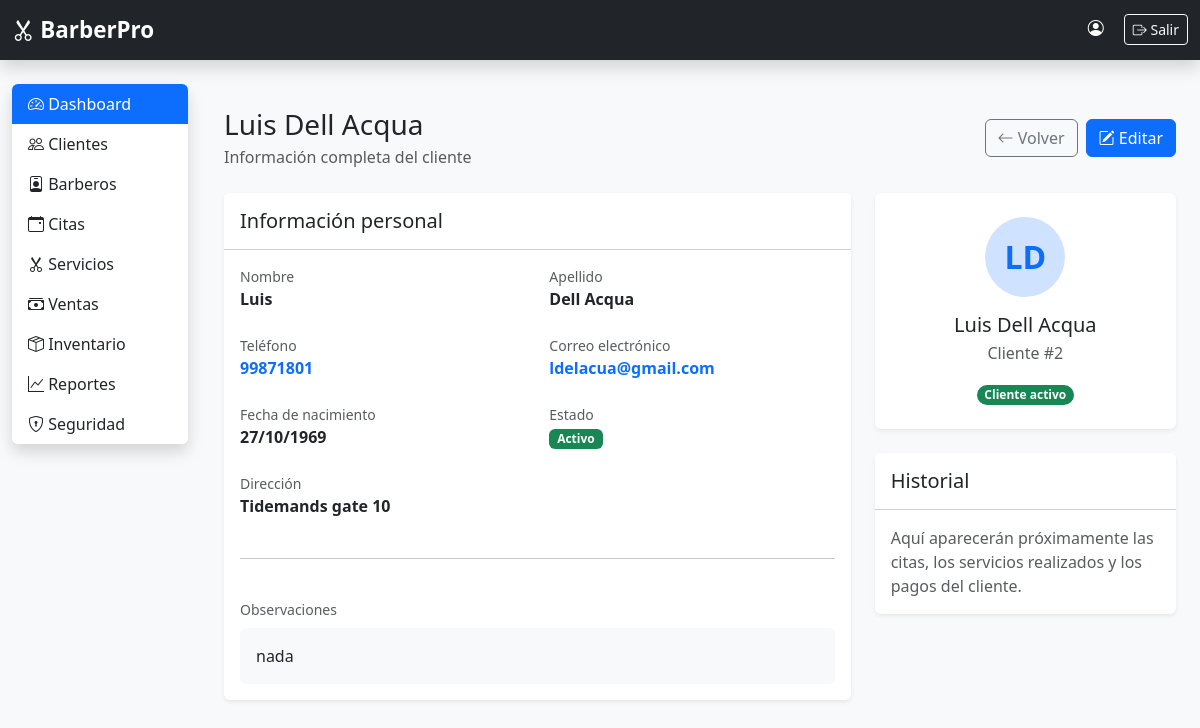
/clientes/2/ (signed in), run on the app's committed database.
### clientes/models.py (models this page shows, shortened)
class Cliente(models.Model):
    nombre = models.CharField(max_length=100)
    apellido = models.CharField(max_length=100)
    telefono = models.CharField(max_length=20)
    email = models.EmailField(
        blank=True,
        null=True,
        verbose_name="Correo electrónico"
    )
    direccion = models.CharField(
        max_length=250,
        blank=True
    )
    fecha_nacimiento = models.DateField(
        blank=True,
        null=True
    )
    fecha_registro = models.DateTimeField(
        auto_now_add=True
    )
    observaciones = models.TextField(
        blank=True
    )
    activo = models.BooleanField(
        default=True
    )
    class Meta:
        ordering = ["nombre", "apellido"]
        verbose_name = "Cliente"
        verbose_name_plural = "Clientes"

### clientes/views.py (the view)
# urls.py: path("<int:pk>/", views.detalle_cliente, name="detalle_cliente"),
@login_required
def detalle_cliente(request, pk):
    cliente = get_object_or_404(Cliente, pk=pk)
    return render(
        request,
        "clientes/detalle.html",
        {
            "cliente": cliente,
        },
    )

### clientes/templates/clientes/detalle.html (shortened to what this page needs)
{% extends "base.html" %}
{% block content %}
<div class="container-fluid py-4">
    <div class="d-flex flex-column flex-md-row justify-content-between align-items-md-center gap-3 mb-4">
        <div>
            <h1 class="h3 mb-1">
                {{ cliente.nombre }} {{ cliente.apellido }}
            </h1>
            <p class="text-muted mb-0">
                Información completa del cliente
            </p>
        </div>
        <div class="d-flex gap-2">
            <a
                href="{% url 'clientes:lista_clientes' %}"
                class="btn btn-outline-secondary"
            >
                <i class="bi bi-arrow-left"></i>
                Volver
            </a>
            <a
                href="{% url 'clientes:editar_cliente' cliente.pk %}"
                class="btn btn-primary"
            >
                <i class="bi bi-pencil-square"></i>
                Editar
            </a>
        </div>
    </div>
    <div class="row g-4">
        <div class="col-lg-8">
            <div class="card shadow-sm border-0 h-100">
                <div class="card-header bg-white py-3">
                    <h2 class="h5 mb-0">
                        Información personal
                    </h2>
                </div>
                <div class="card-body">
                    <div class="row g-4">
                        <div class="col-md-6">
                            <small class="text-muted d-block">
                                Nombre
                            </small>
                            <span class="fw-semibold">
                                {{ cliente.nombre|default:"No registrado" }}
                            </span>
                        </div>
                        <div class="col-md-6">
                            <small class="text-muted d-block">
                                Apellido
                            </small>
                            <span class="fw-semibold">
                                {{ cliente.apellido|default:"No registrado" }}
                            </span>
                        </div>
                        <div class="col-md-6">
                            <small class="text-muted d-block">
                                Teléfono
                            </small>
                            {% if cliente.telefono %}
                                <a
                                    href="tel:{{ cliente.telefono }}"
                                    class="text-decoration-none fw-semibold"
                                >
                                    {{ cliente.telefono }}
                                </a>
                            {% else %}
                                <span class="text-muted">No registrado</span>
                            {% endif %}
                        </div>
                        <div class="col-md-6">
                            <small class="text-muted d-block">
                                Correo electrónico
                            </small>
                            {% if cliente.email %}
                                <a
                                    href="mailto:{{ cliente.email }}"
                                    class="text-decoration-none fw-semibold"
                                >
                                    {{ cliente.email }}
                                </a>
                            {% else %}
                                <span class="text-muted">No registrado</span>
                            {% endif %}
                        </div>
                        <div class="col-md-6">
                            <small class="text-muted d-block">
                                Fecha de nacimiento
                            </small>
                            {% if cliente.fecha_nacimiento %}
                                <span class="fw-semibold">
                                    {{ cliente.fecha_nacimiento|date:"d/m/Y" }}
                                </span>
                            {% else %}
                                <span class="text-muted">No registrada</span>
                            {% endif %}
                        </div>
                        <div class="col-md-6">
                            <small class="text-muted d-block">
                                Estado
                            </small>
                            {% if cliente.activo %}
                                <span class="badge text-bg-success">
                                    Activo
                                </span>
                            {% else %}
                                <span class="badge text-bg-secondary">
                                    Inactivo
                                </span>
                            {% endif %}
                        </div>
                        <div class="col-12">
                            <small class="text-muted d-block">
                                Dirección
                            </small>
                            {% if cliente.direccion %}
                                <span class="fw-semibold">
                                    {{ cliente.direccion }}
                                </span>
                            {% else %}
                                <span class="text-muted">No registrada</span>
                            {% endif %}
                        </div>
                        <div class="col-12">
                            <hr>
                        </div>
                        <div class="col-12">
                            <small class="text-muted d-block mb-2">
                                Observaciones
                            </small>
                            {% if cliente.observaciones %}
                                <div class="bg-light rounded p-3">
                                    {{ cliente.observaciones|linebreaksbr }}
                                </div>
                            {% else %}
                                <div class="bg-light rounded p-3 text-muted">
                                    No hay observaciones registradas.
                                </div>
                            {% endif %}
                        </div>
                    </div>
                </div>
            </div>
        </div>
        <div class="col-lg-4">
            <div class="card shadow-sm border-0 mb-4">
                <div class="card-body text-center py-4">
                    <div
                        class="rounded-circle bg-primary-subtle text-primary d-inline-flex align-items-center justify-content-center mb-3"
                        style="width: 80px; height: 80px;"
                    >
                        <span class="fs-2 fw-bold">
                            {{ cliente.nombre|first|upper }}{{ cliente.apellido|first|upper }}
                        </span>
                    </div>
                    <h2 class="h5 mb-1">
                        {{ cliente.nombre }} {{ cliente.apellido }}
                    </h2>
                    <p class="text-muted mb-3">
                        Cliente #{{ cliente.pk }}
                    </p>
                    {% if cliente.activo %}
                        <span class="badge rounded-pill text-bg-success">
                            Cliente activo
                        </span>
                    {% else %}
                        <span class="badge rounded-pill text-bg-secondary">
                            Cliente inactivo
                        </span>
                    {% endif %}
                </div>
            </div>
            <div class="card shadow-sm border-0">
                <div class="card-header bg-white py-3">
                    <h2 class="h5 mb-0">
                        Historial
                    </h2>
                </div>
                <div class="card-body">
                    <p class="text-muted mb-0">
                        Aquí aparecerán próximamente las citas, los servicios
                        realizados y los pagos del cliente.
                    </p>
                </div>
            </div>
        </div>
    </div>
</div>
{% endblock %}

### templates/static/css/style.css (style rules this page uses)
body { font-family: "Segoe UI", sans-serif; }

### data on the page
Cliente: nombre "Luis", apellido "Dell Acqua", telefono "99871801", email "ldelacua@gmail.com", fecha_nacimiento "27/10/1969", direccion "Tidemands gate 10", observaciones "nada", nombre|first "L", apellido|first "D", pk "2"
